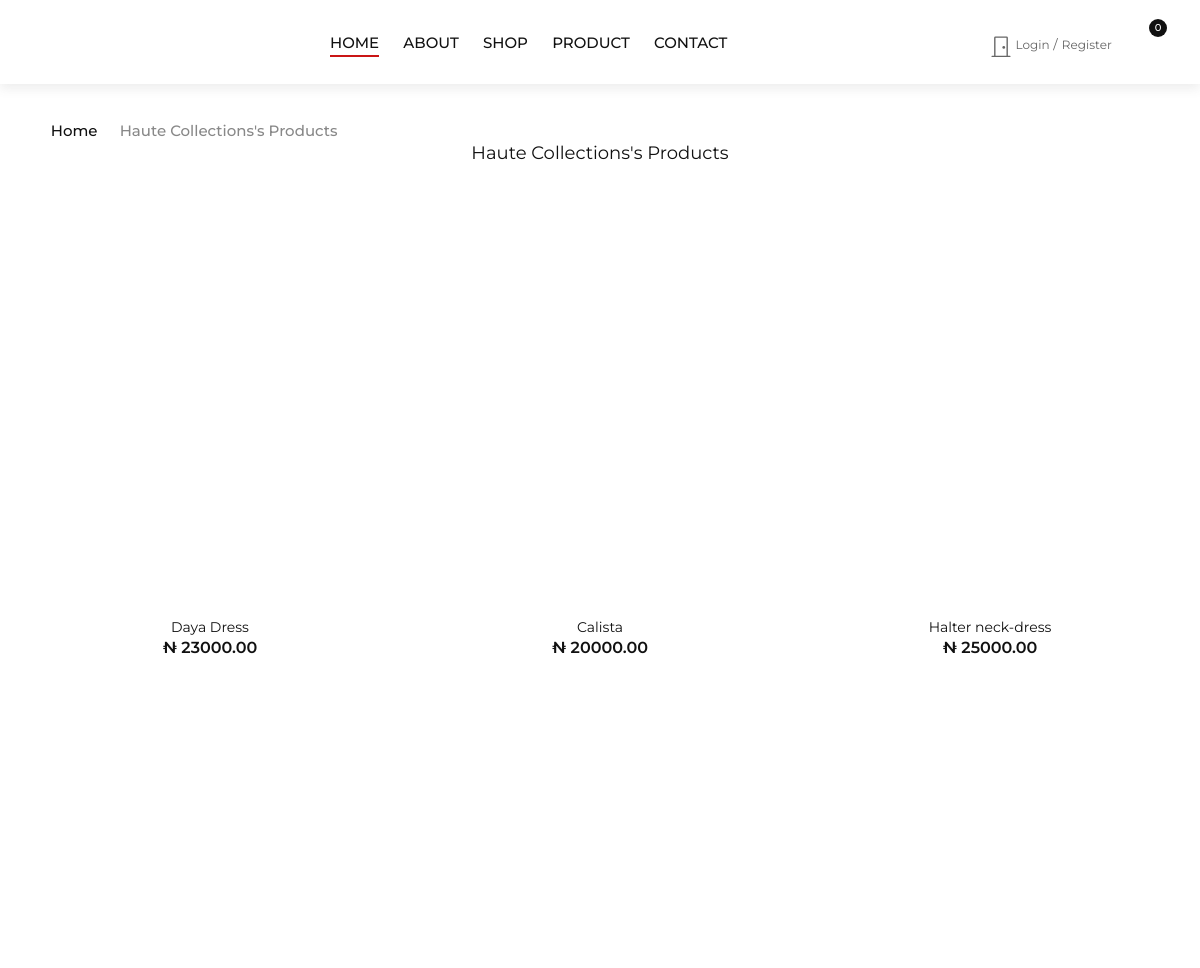
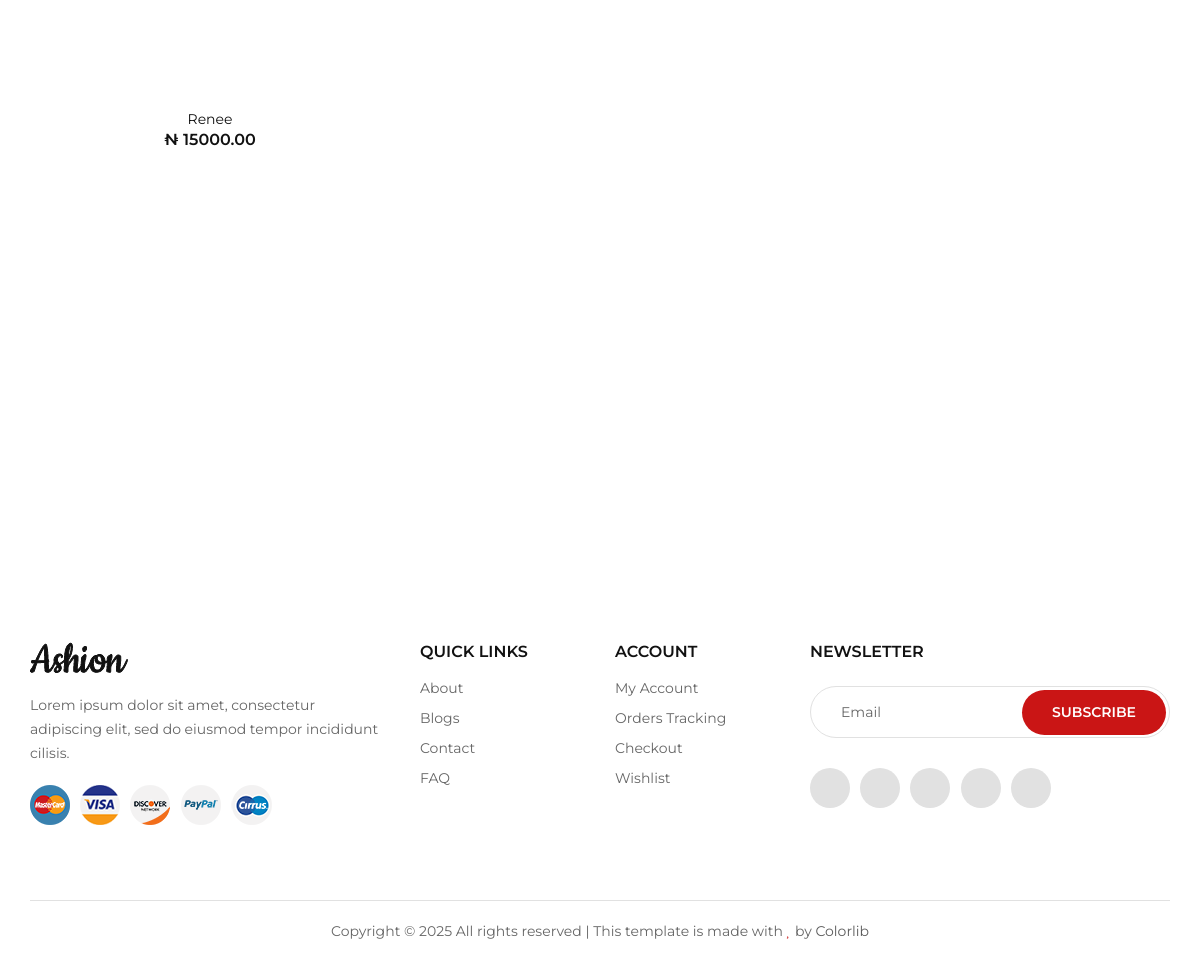
The app's page /wallet/shop/haute/products/ with its own data (2 pictures, top to bottom).
### walletapp/models.py (models this page shows, shortened)
class Shop(models.Model):
    FEATURE = 'Feature'
    NO_FEATURE = 'No Feature'
    CHOOSE = ''
    APPEAR_HOME_FIELD=[
        (FEATURE, 'Appear on home'),
        (NO_FEATURE, "Don't show on home"),
        (CHOOSE, 'Please Choose')
    ]
    shop_name = models.CharField(max_length=100, verbose_name='Shop Name')
    slug = models.SlugField(unique=True)
    user = models.ForeignKey(settings.AUTH_USER_MODEL, on_delete=models.CASCADE)
    address = models.CharField(max_length=500, verbose_name='Address')
    email = models.EmailField(null=True, blank=True, verbose_name='Shop Email')
    shop_image = models.ImageField(upload_to='shop-images', null=True, blank=True)
    instagram = models.URLField(null=True, blank=True, verbose_name='Shop Instagram', help_text="The Instagram must be of the shop, not personal")
    phone_number = models.CharField(max_length=20, null=True, blank=True)
    shop_bio= HTMLField()
    category = models.ForeignKey('Categories', on_delete=models.CASCADE)
    appear_home = models.CharField(max_length=50, choices=APPEAR_HOME_FIELD, default=CHOOSE)
    featured_shop = models.BooleanField()
    popular_shop = models.BooleanField(null=True)
    monday_start_time = models.TimeField(null=True, blank=True)
    monday_end_time = models.TimeField(null=True, blank=True)
    tuesday_start_time = models.TimeField(null=True, blank=True)
    tuesday_end_time = models.TimeField(null=True, blank=True)
    wednesday_start_time = models.TimeField(null=True, blank=True)
    wednesday_end_time = models.TimeField(null=True, blank=True)
    thursday_start_time = models.TimeField(null=True, blank=True)
    thursday_end_time = models.TimeField(null=True, blank=True)
    friday_start_time = models.TimeField(null=True, blank=True)
    friday_end_time = models.TimeField(null=True, blank=True)
    saturday_start_time = models.TimeField(null=True, blank=True)
    saturday_end_time = models.TimeField(null=True, blank=True)
    sunday_start_time = models.TimeField(null=True, blank=True)
    sunday_end_time = models.TimeField(null=True, blank=True)
    created_at = models.DateTimeField(auto_now_add=True)
    uploaded_at = models.DateTimeField(auto_now=True)
    class Meta():
        verbose_name_plural = 'Shops'

class Products(models.Model):
    user = models.ForeignKey(settings.AUTH_USER_MODEL, on_delete=models.CASCADE)
    shop_name = models.ForeignKey(Shop, verbose_name='Shop Name', on_delete=models.CASCADE, related_name='products')
    category = models.ForeignKey(Categories, on_delete=models.CASCADE, null=True, blank=True)
    product_image1 = models.ImageField(upload_to='products/', null=True, blank=True)
    product_name = models.CharField(max_length=100)
    slug = models.SlugField(max_length=300)
    price = models.DecimalField(verbose_name='Price', max_digits=10, decimal_places=2)
    no_of_stock = models.PositiveIntegerField(verbose_name='Number of stocks')
    in_stock = models.BooleanField(default=True)
    content = HTMLField()
    best_seller_product = models.BooleanField(null=True, blank=True)
    hot_trend= models.BooleanField(null=True)
    created_at = models.DateTimeField(auto_now_add=True, null=True)
    uploaded_at = models.DateTimeField(auto_now=True)
    users_wishlist = models.ManyToManyField(settings.AUTH_USER_MODEL, related_name="user_wishlist", blank=True)
    objects = models.Manager()
    products = models.Manager()
    class Meta:
        verbose_name_plural='Products'
        ordering = ('-created_at',)

### walletapp/views.py (the view)
# urls.py: path('shop/<slug:shop_slug>/products/', views.shop_products, name='shop_products'),
def shop_products(request, shop_slug):
    shop = get_object_or_404(Shop, slug=shop_slug)
    products = Products.objects.filter(shop_name=shop)
    return render(request, 'shop-products.html', {'shop': shop, 'products': products})

### basket/basket.py (called while the page is built)
    def __len__(self):
        return sum(item['qty'] for item in self.basket.values())

### basket/context_processor.py (called while the page is built)
def basket(request):
    return { 'basket' : Basket(request) }

### templates/shop-products.html (shortened to what this page needs)
{% extends 'base.html' %}
{% load static %}
{% block content %}
    <div class="breadcrumb-option">
        <div class="container">
            <div class="row">
                <div class="col-lg-12">
                    <div class="breadcrumb__links">
                        <a href="{% url 'myhome' %}"><i class="fa fa-home"></i> Home</a>
                        <span>{{ shop.shop_name }}'s Products</span>
                    </div>
                </div>
            </div>
        </div>
    </div>
    <h5 class="text-center">{{ shop.shop_name }}'s Products</h5>
    <section class="shop spad">
        <div class="container">
            <div class="row">
                <div class="col-lg-12 col-md-12">
                    <div class="row">
                        {% for product in products %}
                        <div class="col-lg-4 col-md-6">
                            <div class="product__item">
                                <div class="product__item__pic set-bg" data-setbg="{{ product.product_image1.url }}">
                                    <ul class="product__hover">
                                    </ul>
                                </div>
                                <div class="product__item__text">
                                    <h6><a href="#">{{ product.product_name }}</a></h6>
                                    <div class="product__price">&#8358; {{ product.price }}</div>
                                </div>
                            </div>
                        </div>
                        {% endfor %}
                    </div>
                </div>
            </div>
        </div>
    </section>
{% endblock %}

### static/css/style.css (style rules this page uses)
html, body { height: 100%; font-family: "Montserrat", sans-serif; -webkit-font-smoothing: antialiased; }
h1, h2, h3, h4, h5, h6 { margin: 0; color: #111111; font-weight: 400; font-family: "Montserrat", sans-serif; }
h5 { font-size: 18px; }
h6 { font-size: 16px; }
ul, ol { padding: 0; margin: 0; }
.set-bg { background-repeat: no-repeat; background-size: cover; background-position: top center; }
.spad { padding-top: 100px; padding-bottom: 100px; }
.breadcrumb-option { padding-top: 35px; }
.breadcrumb__links a { font-size: 15px; font-weight: 500; color: #111111; margin-right: 18px; display: inline-block; position: relative; }
.breadcrumb__links a:after { position: absolute; right: -14px; top: 0; content: ""; font-family: "FontAwesome"; }
.breadcrumb__links a i { margin-right: 5px; }
.breadcrumb__links span { font-size: 15px; font-weight: 500; color: #888888; display: inline-block; }
.product__item { margin-bottom: 35px; }
.product__item__pic { height: 360px; position: relative; overflow: hidden; }
.product__hover { position: absolute; left: 0; width: 100%; bottom: 30px; text-align: center; }
.product__item__text { text-align: center; padding-top: 22px; }
.product__item__text h6 a { font-size: 14px; color: #111111; }
.product__item__text .product__price { color: #111111; font-weight: 600; }
.shop { padding-top: 70px; padding-bottom: 80px; }
@media only screen and (min-width: 1200px) { .container { max-width: 1170px; } }

### records on screen
Shop: shop_name "Haute Collections"
Products: product_name "Daya Dress", price "23000.00"
Products: product_name "Calista", price "20000.00"
Products: product_name "Halter neck-dress", price "25000.00"
Products: product_name "Renee", price "15000.00"
